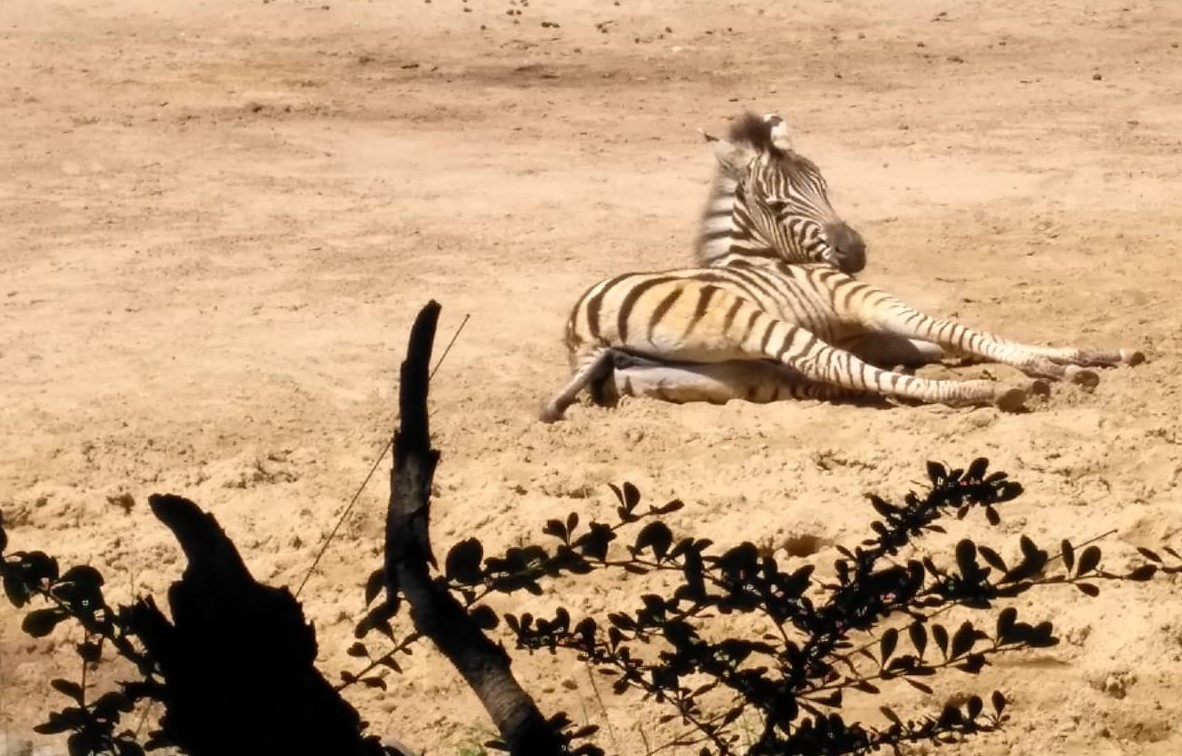
#> input picture Thema-3-Analyse nichtstationärer Signale/img/2-WT1.jpg, 1182 x 756 px
$ jupyter execute '3.2 - Wavelet-Transformation.ipynb'
#> lines starting #> are read from the running program, lines starting #| are printed output that depends on the picture
# 3.2 - Wavelet-Transformation

Die Wavelet-Transformation kann als Verbesserung der Kurzzeit-Fourier-Transformation (STFT) angesehen werden. Als Wavelet-Transformation wird eine Familie von linearen Zeit-Frequenz-Transformationen in der Mathematik und den Ingenieurwissenschaften bezeichnet. Mit dem Begriff Wavelet wird in der Mathematik eine Gruppe von Funktionen mit wellenartigem Charakter bezeichnet. Wavelets beschreiben die Funktionsbasis einer kontinuierlichen oder diskreten Wavelet-Transformation. Im Gegensatz zu den Sinus- und Kosinus-Funktionen der Fourier-Transformation besitzen die meistverwendeten Wavelets nicht nur Lokalität im Frequenzspektrum, sondern auch im Zeitbereich. Dabei ist „Lokalität“ im Sinne kleiner Streuung zu verstehen.

## Inhalt
<table style="width:256px; border: 1px solid black; display: inline-block">
    <tr>
        <td  style="text-align:right" width=64px></td>
        <td style="text-align:left" width=256px>
            <a style="color:black; font-size:12px; font-weight:bold; text-decoration:none" href='#1'>
                1. Unzulänglichkeiten der STFT
            </a>
        </td>
    </tr>
    <tr>
        <td style="text-align:right"></td>
        <td style="text-align:left" width=128px>
            <a style="color:black; font-size:12px; font-weight:bold; text-decoration:none" href='#2'>
                2. Wavelets
            </a>
        </td>
    </tr>
    <tr>
        <td style="text-align:right"></td>
        <td style="text-align:left" width=128px>
            <a style="color:black; font-size:12px; font-weight:bold; text-decoration:none" href='#3'>
                3. Implementierung
            </a>
        </td>
    </tr>
    <tr>
        <td style="text-align:right"></td>
        <td style="text-align:left" width=128px>
            <a style="color:black; font-size:12px; font-weight:bold; text-decoration:none" href='#4'>
                4. Anwendungsbeispiele
            </a>
        </td>
    </tr>
</table>

----

<a id='1'></a>
<div>

    <h2 style="position: relative; top: 6px; left: 6px">
        1. Unzulänglichkeiten der STFT
    </h2>
</div>

Schauen wir nochmal das Beispiel der STFT in 3.1 und versuchen verschiedene Auflösungen (Zeitfensterlängen):

[cell 1]
# Externe Module importieren
import numpy as np
import matplotlib.pyplot as plt
from matplotlib import cm
from mpl_toolkits.mplot3d import axes3d
from scipy import fftpack, signal, misc
from scipy.io import wavfile
import simpleaudio as sa

[cell 2]
# Initialisierung der Variablen
fs_Hz = 200                            # Abtrastfrequenz
T_s = 12                               # Zeitdauer
L = fs_Hz*T_s                          # Länge des Signals
N = int(2**(np.floor(np.log2(L))+1))   # Länge von FFT
t_s = np.linspace(0, T_s, L)           # Zeitbereich
t4_s = np.linspace(0, T_s/4, L//4)     # Viertelzeitbereich
f_Hz = np.linspace(0, fs_Hz/2, N//2)   # Frequenzbereich

# Signale mit unterschiedlichen Zeitreihen
seg1 = 2 * np.sin(10*np.pi*(t4_s))
seg2 = 10 * np.sin(20*np.pi*t4_s)
seg3 = 5 * np.sin(35*np.pi*t4_s)
seg4 = 7 * np.sin(5*np.pi*t4_s)
s1 = np.array([seg1, seg2, seg3, seg4]).flatten()
s2 = np.array([seg3, seg4, seg2, seg1]).flatten()
s3 = np.array([seg2, seg1, seg4, seg3]).flatten()

[cell 3]
# Spektral durch STFT mit verschiedenen Fensterlängen
s = s1/np.max(s1)
fig = plt.figure()
fig.set_size_inches(15, 20)

for i in range(1, 7):

    windowLength = N // (2**(i))
    TWindow_s = windowLength/fs_Hz
    fSTFT_Hz, tSTFT_s, Zxx = signal.stft(s, fs_Hz, nperseg=windowLength)
    fLimit_Hz = (fSTFT_Hz>0) & (fSTFT_Hz<20)
    fSTFT_Hz = fSTFT_Hz[fLimit_Hz]
    Zxx = Zxx[fLimit_Hz]

    ax = fig.add_subplot(3,2,i, projection='3d')
    ax.set_title('STFT Magnitude mit Fensterlänge %.2f s' %TWindow_s)
    ax.set_xlabel('Zeit [s]')
    ax.set_ylabel('Frequenz [Hz]')
    ax.set_zlabel('Amplitude')
    ax.set_ylim(0, 20)
    ax.set_zlim(0, 0.4)
#   ax.plot_surface(tSTFT_s[None, :], fSTFT_Hz[:, None], abs(Zxx), cmap=cm.cool)
    ax.plot_wireframe(tSTFT_s[None, :], fSTFT_Hz[:, None], abs(Zxx))

fig.tight_layout()
plt.show()

Wir haben anhand des Beispiels gesehen, dass es im Vergleich zu einer spektrografischen Darstellung mit mittlerer Zeitfensterlänge (1.28 s) durch Verlängerung bzw. Verkürzung des Zeitfensters möglich ist, mehr spektrale Details (Schmalbandspektrogramm) bzw. mehr zeitliche Details (Breitbandspektrogramm) zu gewinnen. Am besten wäre es, man könnte beide Vorteile in einem Spektrogramm vereinen, und zwar möglichst unter Berücksichtigung der folgenden Gesichtspunkte:
- Bei niedrigen Frequenzen wünscht man sich eine gute Frequenzauflösung.
- Die höheren Frequenzen enthalten offensichtlich weniger relevante spektrale Information, sodass ihre spektrale Auflösung durch die STFT zu genau erscheint. Man würde sich deshalb wünschen, dass in diesem Bereich des Spektrogramms die spektrale Auflösung verringert werden könnte, damit man zugleich von einer deutlich verbesserten zeitlichen Auflösung profitiert.

Überträgt man diese Wünsche auf das Raster eines Spektrogramms, sollte es so modifiziert werden, dass die dargestellten Rechtecke bei tiefen Frequenzen möglichst flach (und damit breit), bei hohen Frequenzen möglichst schmal (und damit hoch) sein sollten (größere Zeitfenster für Niederfrequenzen und kleinere Fenster für Hochfrequenzen). Das ist kein Widerspruch zur Unschärferelation, die nur einen einheitlichen Flächeninhalt der Rechtecke fordert. Trotzdem sind die Wünsche durch die STFT nicht erfüllbar, weil sie nur eine einheitliche Rasterung der Zeit-Frequenz-Ebene zulasst. Unabhängig von deren Frequenz besitzt die zum  Ausschneiden benutzte Fensterfunktion $ h(t) $ stets eine feste Länge, was dazu führt, dass das Spektrum der Aufbaufunktionen auch stets eine konstante absolute Bandbreite hat. Daher müssen wir nach Alternativen zur STFT suchen, um die Wünsche zu erfüllen. Es gibt mehrere Möglichkeiten, die Analyse von Signalen über der Zeit-Frequenz-Ebene flexibler zu gestalten, beispielsweise Modifikationen am Fourier-Integral, Wavelet-Transformation und Filterbank-Analyse. Hier konzentrieren wir uns auf Wavelet-Transformation.

----

<a id='2'></a>
<div>

    <h2 style="position: relative; top: 6px; left: 6px">
        2. Wavelets
    </h2>
</div>

STFT dient dazu, das Signal zu fenstern und FFT in Segmenten durchzuführen. Anders als STFT, die Wavelet-Transformation ändert direkt die Funktionsbasis der Transformation: Die unendliche trigonometrische Funktionsbasis wird durch die endliche abgeschwächte Wavelet-Basis ersetzt, die nicht nur Frequenz erhalten werden, sondern auch die Zeit lokalisieren kann. Bei der Fourier-Analyse wird das Signal in Sinuswellen mit bestimmten Frequenzen zerlegt, während bei der Wavelet-Analyse das Signal in eine Pan- und Zoom-Version von Wavelets zerlegt wird. Daher befassen wir uns mit der sogenannten Wavelet-Transformation, in deren Transformationsintegral Aufbaufunktionen verwendet werden sollen, die möglichst freizügig wählbar sind. Solche Aufbaufunktionen lauten damit:
\begin{equation}
\psi _{a,t}(\tau )=\frac{1}{\sqrt{a}}\psi (\frac{\tau -t}{a})
\end{equation}
Nachdem die Aufbaufunktionen definiert sind, ist die Angabe der Hintransformationsgleichung der Wavelet-Transformation als Skalarprodukt sofort möglich:
\begin{equation}
S(a,t)=\left \langle s,\psi _{a,t}\right \rangle=\frac{1}{\sqrt{a}}\int_{-\infty }^{\infty }s(\tau )\psi^{*} (\frac{\tau -t}{a})d\tau
\end{equation}
Aus der Formel ist ersichtlich, dass ähnlich wie die STFT die Wavelet-Transformation auch eine Bildfunktion liefert, die von zwei Variablen abhängig ist: Skala $a$ und Translation $t$. Die Skala $a$ steuert die Expansion und Kontraktion der Wavelet-Funktion, und der Translationsbetrag $t$ steuert die Translation der Wavelet-Funktion. Die Skala entspricht der Frequenz (umgekehrt proportional) und der Betrag der Translation entspricht der Zeit. Laut Definition bewirkt Vergrößerung von $a$ eine Verbreiterung des Wavelets. Wenn also das Mutter-Wavelet eine bestimmte Spektralkomponente mit der Frequenz $\omega_{m}$ besitzt, verringert sich diese bei $a$-facher Dehnung des Wavelets auf $\omega_{m}/a$, und das Wavelet passt nun besser zu niederfrequenteren Signalbestandteilen. Für die grafische Darstellung der Zeit-Frequenz-Ebene bedeutet das, dass man im allgemeinen Fall in "Frequenzrichtung" Zahlenwerte nur für die Skale auftragen kann, und zwar in gegenläufiger Richtung.

Zur Implementierung verwenden wir das externe Modul __[PyWavelets](https://pywavelets.readthedocs.io/en/latest/ref/index.html)__. Durch [pywt.families()](https://pywavelets.readthedocs.io/en/latest/ref/wavelets.html) können wir die build-in Wavelets-Familien zu sehen:

[cell 4]
# Build-in Wavelets-Familien listen
import pywt

print('Wavelet-Familie (Kurzname):')
for i in range(len(pywt.families())):
    print('%s (%s)' %(pywt.families(short=False)[i], pywt.families()[i]))

Daraus kann man finden, dass der große Unterschied zwischen Fourier-Transformation und Wavelet-Transformation ist: Die Fourier-Transformation hat nur eine Art von Transformation, aber die Wavelet-Transformation kann viele Arten von Transformation haben. Basierend auf der Art der Skalierung und Translation werden die Wavelet-Transformation im Allgemeinen in zwei Klassen unterteilt: CWT (kontinuierliche) und DWT (diskrete).
- __CWT__ ist eine Wavelet-Transformation, bei der Skalierung und Übersetzung beliebig eingestellt werden können. CWT wird oft verwendet, um ein Skalogramm zu erstellen.
- __DWT__ ist eine Art Wavelets, die den Wert von Skalierung (Potenz von 2) und Translation (ganze Zahl) einschränken. DWT wird normalerweise verwendet, um das reale Signal zu entstören. Wir können DWT beispielsweise zur Komprimierung von Computer Daten wie Bildern verwenden.

Durch pywt.wavelist() können Wavelet-Funktionen zur Auswahl gelistet werden:

[cell 5]
# Build-in Wavelets anzeigen
wavelets_continuous = pywt.wavelist(kind='continuous')
wavelets_discrete = pywt.wavelist(kind='discrete')
print('\n CWT:', wavelets_continuous, end='')
print('\n\n DWT:', wavelets_discrete, end='')

Anschließend erstellen wir einige Wavelets zum Vergleich:

[cell 6]
# Wavelets erstellen und Eigenschaften anzeigen
wavenames = ['gaus1', 'cgau1', 'morl', 'cmor2-1', 'bior1.1', 'coif1', 'db1', 'dmey', 'haar', 'rbio1.1', 'sym2']
for wavename in wavenames:
    if wavename in wavelets_discrete:
        wav = pywt.Wavelet(wavename)               # Diskretes Wavelet erstellen
    else:
        wav = pywt.ContinuousWavelet(wavename)     # Kontinuierliches Wavelet erstellen
    print('\n', wav)

[cell 7]
# kontinuierliche Wavelets darstellen
wavenames = ['gaus2','gaus8', 'cgau2', 'cgau8', 'morl', 'cmor2-1', 'mexh']
fig, axes = plt.subplots(len(wavenames), 2, figsize=(15, 20))

for n, wavename in enumerate(wavenames):

    wav = pywt.ContinuousWavelet(wavename)
    int_psi, x = pywt.integrate_wavelet(wav)   # Integrate Wavelet-Funktion, x-Gitter
    int_psi /= np.abs(int_psi).max()
    wavLength = len(int_psi)

    # Graphische Darstellung
    t = np.arange(wavLength)
    axes[n, 0].plot(t, int_psi.real, int_psi.imag)
    axes[n, 0].legend(['Real', 'Imaginär'], loc='upper left')
    axes[n, 0].set_ylim([-1.1, 1.1])
    axes[n, 0].text(wavLength*0.7, 0.5, 'Wavelet: {}'.format(wavename))

    f = np.linspace(-np.pi, np.pi, wavLength*2)
    psi_fft = np.fft.fftshift(np.fft.fft(int_psi, n=wavLength*2))
    psi_fft /= np.abs(psi_fft).max()
    axes[n, 1].plot(f, np.abs(psi_fft))
    axes[n, 1].set_xlim([-np.pi/2, np.pi/2])
    axes[n, 1].text(-np.pi*0.4, 0.5, 'FFT von {}'.format(wavename))

axes[0, 0].set_title('Wavelets')
axes[0, 1].set_title('Spektral')
axes[n, 0].set_xlabel('Zeit [samples]')
axes[n, 1].set_xlabel('Frequenz [rad]')
plt.show()

[cell 8]
# Diskrete Wavelets darstellen
wavenames = ['haar', 'dmey', 'coif4', 'coif16', 'db4', 'db16', 'sym4', 'sym16']
fig, axes = plt.subplots(len(wavenames), 2, figsize=(15, 25))

for n, wavename in enumerate(wavenames):

    wav = pywt.Wavelet(wavename)
    phi, psi, x = wav.wavefun()    # Skalierungsfunktion, Wavelet-Funktion, x-Gitter
    phi /= np.abs(phi).max()
    psi /= np.abs(psi).max()

    # Graphische Darstellung
    axes[n, 0].plot(psi)
    axes[n, 0].text(len(psi)*0.7, 0.5, 'Wavelet: {}'.format(wavename))
    axes[n, 1].plot(phi)
    axes[n, 1].text(len(phi)*0.7, 0.5, 'Wavelet: {}'.format(wavename))

axes[0, 0].set_title('Wavelet-Funktion')
axes[0, 1].set_title('Skalierungsfunktion')
axes[n, 0].set_xlabel('Samples')
axes[n, 1].set_xlabel('Samples')
plt.show()

----

<a id='3'></a>
<div>

    <h2 style="position: relative; top: 6px; left: 6px">
        3. Inplementierung
    </h2>
</div>

Als nächstes verwenden wir [pywt.cwt()](https://pywavelets.readthedocs.io/en/latest/ref/cwt.html), um kontinuierliche Wavelet-Transformation zu implementieren, Skalogramm darzustellen und mit STFT zu vergleichen:

[cell 9]
# Vergleich der Wavelet-Transformation mit STFT
wavename = 'cgau8'
totalScales = 1024
fc_Hz = pywt.central_frequency(wavename)
scales = 2 * fc_Hz * totalScales / np.arange(totalScales, 1, -1)

for i, s in enumerate([s1, s2, s3]):

    plt.subplot(3, 2, 2*i+1)
    cwt_matrix, fWT_Hz = pywt.cwt(s, scales, wavename, 1/fs_Hz)
    plt.contourf(t_s, fWT_Hz, np.abs(cwt_matrix))
    plt.title('Magnitude Skalogramm des Signal %d' %(i+1))
    plt.ylabel('Frequenz [Hz]')
    plt.xlabel('Zeit [s]')
    plt.ylim(0, 20)
    plt.colorbar()

    plt.subplot(3, 2, 2*i+2)
    fSTFT_Hz, tSTFT_s, Zxx = signal.stft(s, fs_Hz, ('tukey', 0.3))
    plt.contourf(tSTFT_s, fSTFT_Hz, np.abs(Zxx))
    plt.title('STFT Magnitude des Signals %d' %(i+1))
    plt.xlabel('Zeit [s]')
    plt.ylabel('Frequenz [Hz]')
    plt.ylim(0, 20)
    plt.colorbar()

plt.gcf().set_size_inches(15, 17)
plt.show()
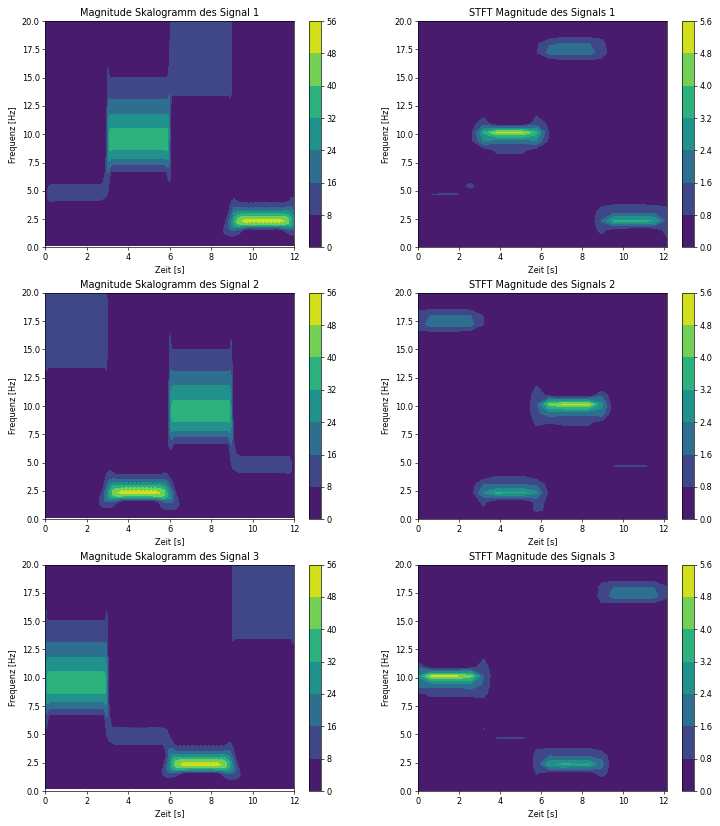
#> figure drawn by matplotlib, 12 panels

Außerdem können wir die CWT mit verschiedenen Wavelets vergleichen:

[cell 10]
# Wavelet-Transformation mit verschiedenen Wavelets
s = s1/np.max(s1)
fig = plt.figure()
fig.set_size_inches(15, 17)
for i, wavename in enumerate(['morl', 'cmor2-1', 'gaus4','gaus8', 'cgau4', 'cgau8']):
    fc_Hz = pywt.central_frequency(wavename)
    scales = 2 * fc_Hz * totalScales / np.arange(totalScales, 1, -1)
    cwt_matrix, fWT_Hz = pywt.cwt(s, scales, wavename, 1/fs_Hz)
    plt.subplot(3,2,i+1)
    plt.contourf(t_s, fWT_Hz, np.abs(cwt_matrix), cmap=cm.magma)
    plt.title('Magnitude Skalogramm durch Wavelet %s' %wavename)
    plt.ylabel('Frequenz [Hz]')
    plt.xlabel('Zeit [s]')
    plt.ylim(0, 20)
    plt.colorbar()
plt.show()
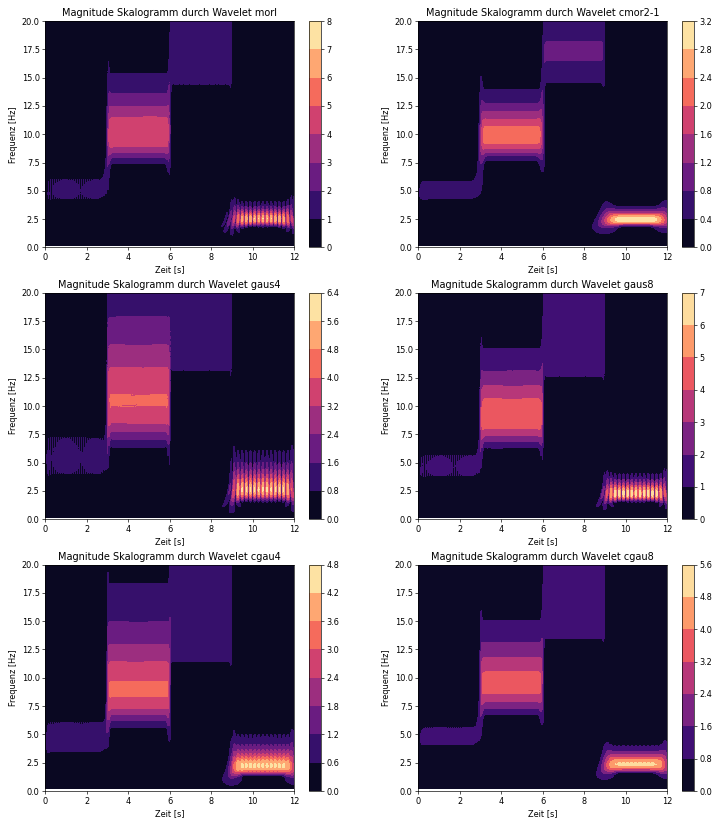
#> figure drawn by matplotlib, 12 panels

----

<a id='4'></a>
<div>

    <h2 style="position: relative; top: 6px; left: 6px">
        4. Anwendungsbeispiele
    </h2>
</div>

Als ein weiteres Beispiel verwenden wir 2D-DWT für Bildverarbeitung. Zuerst führen wir folgende Codes, um das Package [opencv-python](https://pypi.org/project/opencv-python/) zu installieren (falls noch nicht):

``` python
pip install opencv-python
```

Dann können wir das Modul __cv2__ importieren, um die Bilder zu verarbeiten:

[cell 11]
# Bild laden
import cv2
original = cv2.imread('img/2-WT1.jpg')
#> original is the input picture: shape (756, 1182, 3); mean B, G, R 119.7, 155, 189.3

# Farbe (BGR in Grau) konvertieren und Bild anzeigen
img = cv2.cvtColor(original, cv2.COLOR_BGR2GRAY).astype(np.float32)
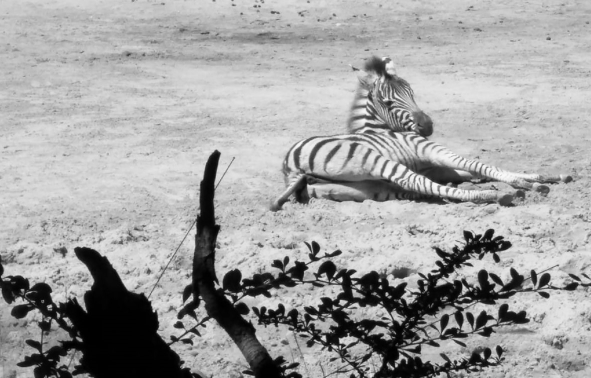
#> img: shape (756, 1182) float32 (shown at 1/2 size); min 0, max 252, mean 161.2
plt.imshow(img, cmap=cm.gray)
plt.xticks([])
plt.yticks([])
plt.gcf().set_size_inches(10, 8)
plt.show()

Zur 2D-DWT verwenden wir [pywt.dwt2()](https://pywavelets.readthedocs.io/en/latest/ref/2d-dwt-and-idwt.html):

[cell 12]
# 2D-Wavelet-Transformation des Bildes
coeffs = pywt.dwt2(img, 'haar')
LL, (LH, HL, HH) = coeffs
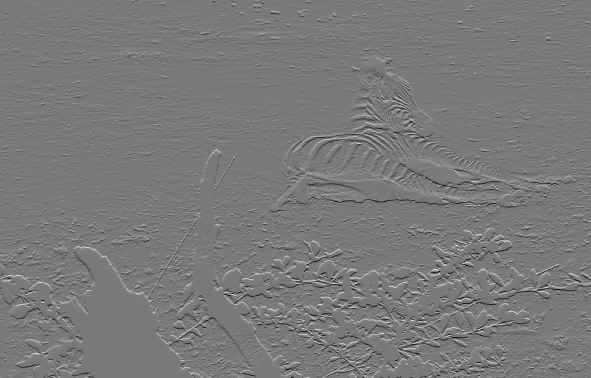
#> LH: shape (378, 591) float32; min -110, max 120, mean 0.1; drawn with min black and max white
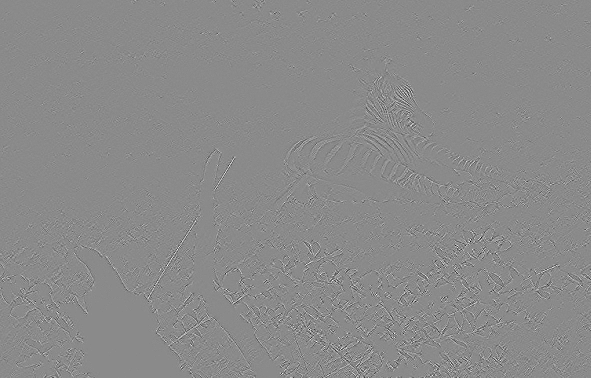
#> HH: shape (378, 591) float32; min -40.5, max 34, mean 0; drawn with min black and max white

# Darstellung der Approximation und Details
titles = ['Approximation', ' Horizontales Detail', 'Vertikales Detail', 'Diagonales Detail']
fig = plt.figure(figsize=(15, 10))
for i, a in enumerate([LL, LH, HL, HH]):
    ax = fig.add_subplot(2, 2, i+1)
    ax.imshow(a, cmap=cm.gray)
    ax.set_title(titles[i])
    ax.set_xticks([])
    ax.set_yticks([])
#> this loop made 4 passes
fig.tight_layout()
plt.show()

An diesem Beispiel können wir sehen: Durch eine gegebene Wavelet-Transformation kann das Bild mit verschiedenen Auflösungen aus dem Originalbild konstruiert werden, wir können nämlich Niederfrequenzinformationen und Hochfrequenzinformationen des Bildes erhalten. Die Niederfrequenzinformationen entsprechen der Mittelwerte, und die Hochfrequenzinformationen entsprechen der Differenzen. D.h., __LL__ ist Niederfrequenzinformation, __LH__ ist horizontale Hochfrequenzinformation, __HL__ ist vertikale Hochfrequenzinformation und __HH__ ist diagonale Hochfrequenzinformation.

Außerdem gehen beim Transformationsprozess keine Informationen verloren, da das Originalbild aus den aufgezeichneten Daten rekonstruiert werden kann:

[cell 13]
# Originalbild rekonstruieren
img_origin = pywt.idwt2(coeffs, 'haar')

# BGR in RGB konvertieren und anzeigen
plt.imshow(img_origin, cmap=cm.gray)
plt.xticks([])
plt.yticks([])
plt.gcf().set_size_inches(10, 8)
plt.show()
